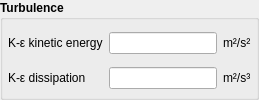
                 <widget class="QGroupBox" name="groupbox_inflow_turbulence">
                  <property name="font">
                   <font>
                    <weight>75</weight>
                    <bold>true</bold>
                   </font>
                  </property>
                  <property name="title">
                   <string>Turbulence</string>
                  </property>
                  <property name="flat">
                   <bool>true</bool>
                  </property>
                  <layout class="QGridLayout" name="gridLayout_11">
                   <property name="leftMargin">
                    <number>5</number>
                   </property>
                   <property name="topMargin">
                    <number>5</number>
                   </property>
                   <property name="rightMargin">
                    <number>5</number>
                   </property>
                   <property name="bottomMargin">
                    <number>0</number>
                   </property>
                   <item row="0" column="2">
                    <widget class="QLabel" name="label_bc_k_turb_g_units">
                     <property name="font">
                      <font>
                       <weight>50</weight>
                       <bold>false</bold>
                      </font>
                     </property>
                     <property name="text">
                      <string>m²/s²</string>
                     </property>
                    </widget>
                   </item>
                   <item row="0" column="0">
                    <widget class="QLabel" name="label_bc_k_turb_g">
                     <property name="font">
                      <font>
                       <weight>50</weight>
                       <bold>false</bold>
                      </font>
                     </property>
                     <property name="text">
                      <string>K-ε kinetic energy</string>
                     </property>
                    </widget>
                   </item>
                   <item row="0" column="1">
                    <widget class="LineEdit" name="lineedit_keyword_bc_k_turb_g_args_BC">
                     <property name="font">
                      <font>
                       <weight>50</weight>
                       <bold>false</bold>
                      </font>
                     </property>
                    </widget>
                   </item>
                   <item row="1" column="2">
                    <widget class="QLabel" name="label_bc_e_turb_g_units">
                     <property name="font">
                      <font>
                       <weight>50</weight>
                       <bold>false</bold>
                      </font>
                     </property>
                     <property name="text">
                      <string>m²/s³</string>
                     </property>
                    </widget>
                   </item>
                   <item row="1" column="0">
                    <widget class="QLabel" name="label_bc_e_turb_g">
                     <property name="font">
                      <font>
                       <weight>50</weight>
                       <bold>false</bold>
                      </font>
                     </property>
                     <property name="text">
                      <string>K-ε dissipation</string>
                     </property>
                    </widget>
                   </item>
                   <item row="1" column="1">
                    <widget class="LineEdit" name="lineedit_keyword_bc_e_turb_g_args_BC">
                     <property name="font">
                      <font>
                       <weight>50</weight>
                       <bold>false</bold>
                      </font>
                     </property>
                    </widget>
                   </item>
                  </layout>
                 </widget>
